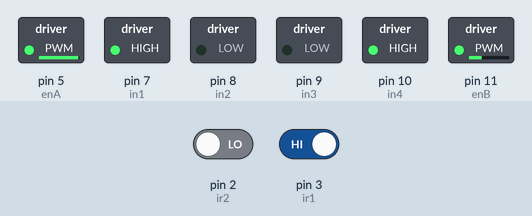
A sketch run on a simulated Arduino Uno, built with avr-gcc and run on an emulated ATmega328P. Shown: switched loads named in the sketch (green lamp = pin HIGH). Inputs (shaded band) come from the test bench; at power-on: pin 2 (ir2) LOW, pin 3 (ir1) HIGH.

Above: at 1.2 s.
1.3 s: pin 2 (ir2) driven HIGH
At 2.1 s:
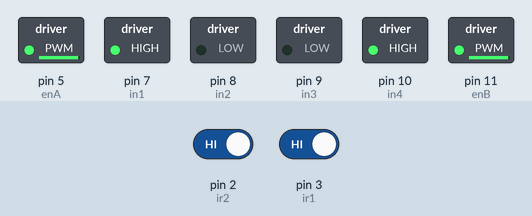
2.8 s: pin 3 (ir1) driven LOW
At 3.2 s:
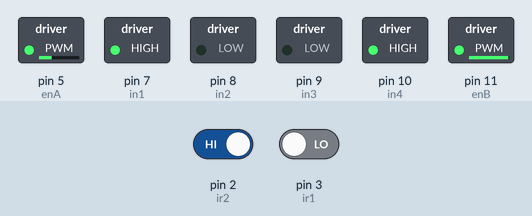
4.3 s: pin 3 (ir1) driven HIGH
At 5.5 s:
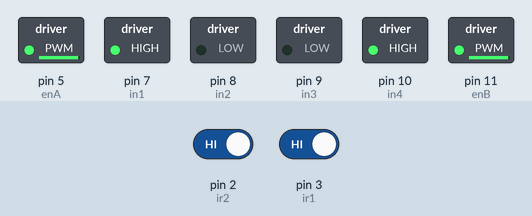
5.8 s: pin 2 (ir2) driven LOW
At 6.7 s:
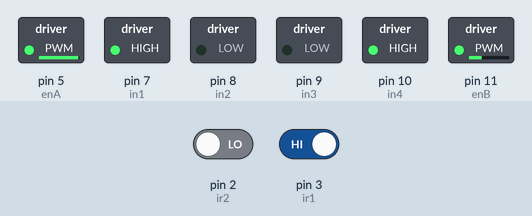
Timing chart, 0 to 8.3 s (numbered marks = the images above; inputs shaded):
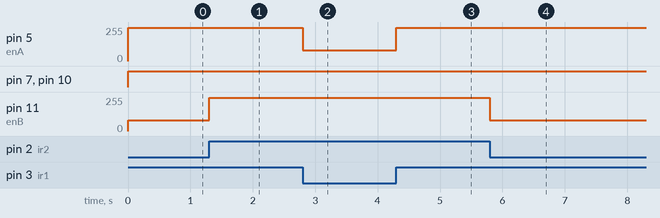

Measured:
- after the input at 1.3 s, pin 11 (enB): 80/255 → 250/255 at once
- after the input at 2.8 s, pin 5 (enA): 250/255 → 80/255 at once
- after the input at 4.3 s, pin 5 (enA): 80/255 → 250/255 at once
- after the input at 5.8 s, pin 11 (enB): 250/255 → 80/255 at once

The sketch:

robotloco3.ino
```cpp
int enA = 5;
int in1 = 7;
int in2 = 8;
int enB = 11;
int in3 = 9;
int in4 = 10;

int ir1 = 3;
int ir2 = 2;

int grados;

bool estadoir2;
bool estadoir1;

void setup() {
   Serial.begin(9600);
  // Declaraciones de los pines
  pinMode(ir1, INPUT);
  pinMode(ir2, INPUT);
  //pinMode(ir3, INPUT);
  //pinMode(ir4, INPUT);
  pinMode(in1, OUTPUT);
  pinMode(in2, OUTPUT);
  pinMode(in3, OUTPUT);
  pinMode(in4, OUTPUT);
  pinMode(enA, OUTPUT);
  pinMode(enB, OUTPUT);
  digitalWrite(in1, LOW);
  digitalWrite(in2, LOW);
  digitalWrite(in3, LOW);
  digitalWrite(in4, LOW);
  estadoir1 = digitalRead(ir1);
  estadoir2 = digitalRead(ir2);


}

void loop() {

  if(digitalRead(ir1)==0 && digitalRead(ir2)==1){
    m1avanza();
    m2lento();
  }
  if(digitalRead(ir1)==1 && digitalRead(ir2)==0){
    m1lento();
    m2avanza();
  }
  if(digitalRead(ir1)==1 && digitalRead(ir2)==1){
    m1avanza();
    m2avanza();
}
}

void m1avanza() {
  analogWrite(enB,250);
  digitalWrite(in4, HIGH);
  digitalWrite(in3, LOW);
  }

void m2avanza() {
  analogWrite(enA,250);
  digitalWrite(in2, LOW);
  digitalWrite(in1, HIGH);
  }

void m1lento() {
  analogWrite(enB,80);
  digitalWrite(in3, LOW);
  digitalWrite(in4, HIGH);
  }

void m2lento() {
  analogWrite(enA,80);
  digitalWrite(in1, HIGH);
  digitalWrite(in2, LOW);
  }

void m1para() {
  digitalWrite(in3, LOW);
  digitalWrite(in4, LOW);
  }

void m2para() {
  digitalWrite(in1, LOW);
  digitalWrite(in2, LOW);
  }
```
